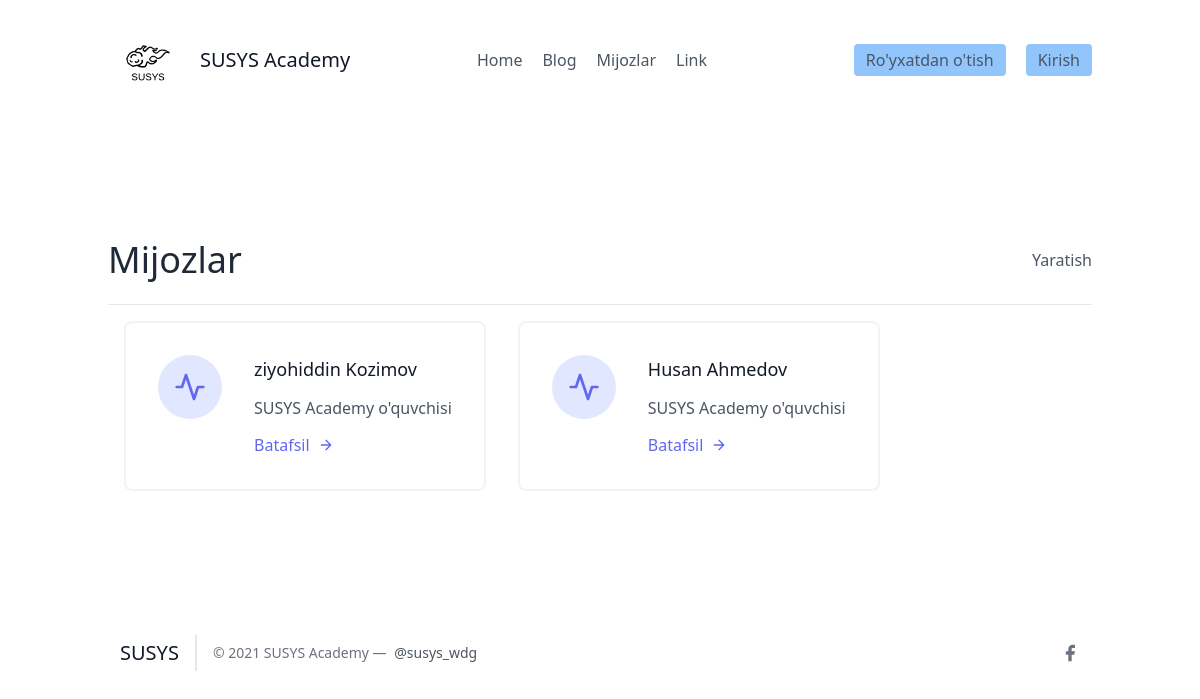
Screenshot of /leads/ with the database file from the repository.
### leads/models.py (models this page shows, shortened)
class Lead(models.Model):
    ismi = models.CharField(max_length=20)
    familiyasi = models.CharField(max_length=20)
    yoshi = models.IntegerField(default=0)
    waiter = models.ForeignKey("Waiter", on_delete=models.CASCADE)

### leads/views.py (the view)
# urls.py: path('', ListsView.as_view(), name="lists"),
class ListsView(ListView):
    template_name = "leads_lists.html"
    queryset = models.Lead.objects.all()
    context_object_name = "leads"

### frontend/leads_lists.html (shortened to what this page needs)
{% extends 'base.html' %}
{% block content %}
<section class="text-gray-600 body-font">
  <div class="container px-5 py-24 mx-auto flex flex-wrap">
    <div class="w-full py-6 flex justify-between items-center border-b border-gray-200">
        <div>
            <h1 class="text-4xl text-gray-800">Mijozlar</h1>
        </div>
        <div>
            <a class="y=text-gray-500 hover:text-blue-700" href="{% url 'leads:lead-create' %}">Yaratish</a>
        </div>
    </div>
    <div class="flex flex-wrap">
      {% for lead in leads %}
      <div class="p-4 lg:w-1/2 md:w-full">
        <div class="flex border-2 rounded-lg border-gray-200 border-opacity-50 p-8 sm:flex-row flex-col">
          <div class="w-16 h-16 sm:mr-8 sm:mb-0 mb-4 inline-flex items-center justify-center rounded-full bg-indigo-100 text-indigo-500 flex-shrink-0">
            <svg fill="none" stroke="currentColor" stroke-linecap="round" stroke-linejoin="round" stroke-width="2" class="w-8 h-8" viewBox="0 0 24 24">
              <path d="M22 12h-4l-3 9L9 3l-3 9H2"></path>
            </svg>
          </div>
          <div class="flex-grow">
            <h2 class="text-gray-900 text-lg title-font font-medium mb-3">{{ lead.ismi }} {{ lead.familiyasi }}</h2>
            <p class="leading-relaxed text-base">SUSYS Academy o'quvchisi</p>
            <a href="{% url 'leads:detallar' lead.pk %}" class="mt-3 text-indigo-500 inline-flex items-center">Batafsil
              <svg fill="none" stroke="currentColor" stroke-linecap="round" stroke-linejoin="round" stroke-width="2" class="w-4 h-4 ml-2" viewBox="0 0 24 24">
                <path d="M5 12h14M12 5l7 7-7 7"></path>
              </svg>
            </a>
          </div>
        </div>
      </div>
      {% endfor %}
    </div>
  </div>
</section>
{% endblock %}

### rows the page displays
Lead: ismi "ziyohiddin", familiyasi "Kozimov"
Lead: ismi "Husan", familiyasi "Ahmedov"
